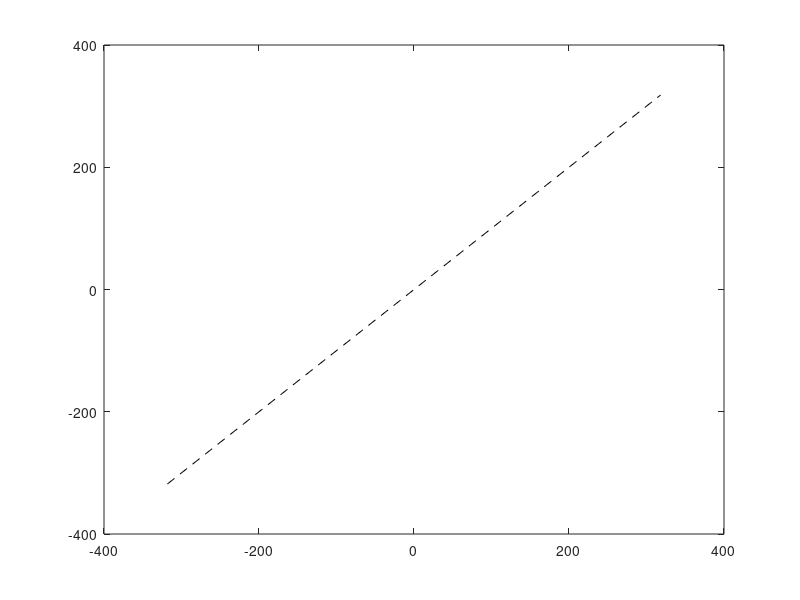

Here is the MATLAB script that generated this plot: (Note: this script raises an error after producing the figure.)
clc, clear

d1 = 450;
d2 = 580;
d3 = 750;
v = [350 150];

[x,y] = pol2cart((0:pi/4:7/4*pi)',ones(8,1));
p = d3*[x y];
s = 0:pi/4:7/4*pi;
S = 0:45:315;

figure
set(gcf,'color','w');
axis equal off
drawCircle(0,0,d1)
plot([-d2 d2],[0 0],'k-')
plot([0 0],[-d2 d2],'k-')
plot(sqrt(2)/2*[-d1 d1],sqrt(2)/2*[d1 -d1],'k--')
plot(sqrt(2)/2*[-d1 d1],sqrt(2)/2*[-d1 d1],'k--')
text(d2-60,70,'L_x','HorizontalAlignment','center','fontsize',14)
text(60,d2-50,'L_y','HorizontalAlignment','center','fontsize',14)
colormap('gray')
for i = 1:8
    I = gradientImage(s(i));
    I = imnorm(I);
    hold on
    imagesc(p(i,1)-100,p(i,2)-70,I)
    text(p(i,1),p(i,2)-110,['\Theta = ' num2str(S(i)) sprintf('%c', char(176))],'HorizontalAlignment','center')
end

% quiver(0,0,300,200,'k-')

ah = annotation('arrow','color','b',...
        'headStyle','cback1','linewidth',1,'HeadLength',15000,'HeadWidth',10000);
set(ah,'parent',gca);
set(ah,'position',[0 0 v(1) v(2)]);
drawAngle(0,0,0,atan2(v(2),v(1)),160,'b')
text(v(1)/2-20,v(2)/2+50,'M','HorizontalAlignment','center','fontsize',14,'color','b')
text(95,-40,'\Theta','HorizontalAlignment','center','fontsize',14,'color','b')

path = '../report/img/gradientOrientationTheory.pdf';
export_fig('-r300',path);
open(path)